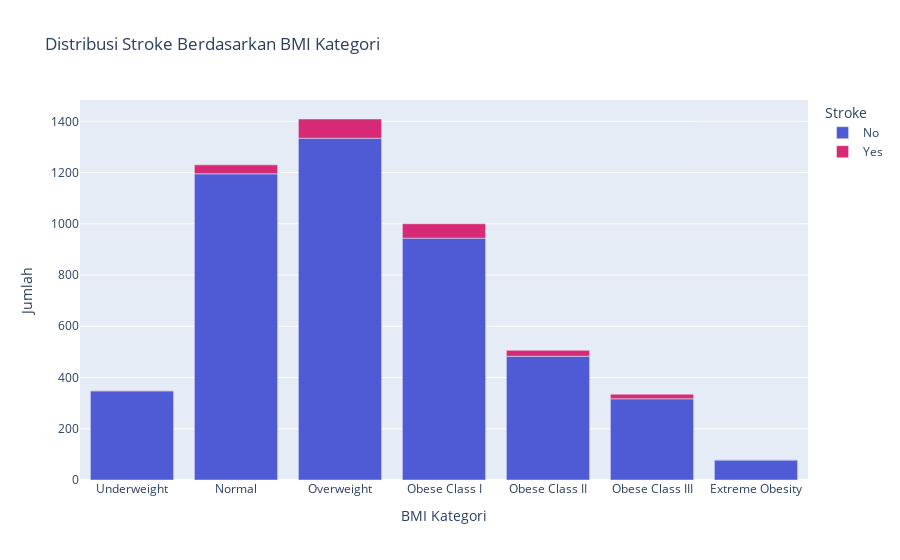

Notebook code for this chart:
### Code cell
bmi_stroke_counts = df_eda.groupby(['bmi_kat', 'stroke']).size().reset_index(name='Count')
fig = px.bar(bmi_stroke_counts, x='bmi_kat', y='Count', color='stroke',
             title='Distribusi Stroke Berdasarkan BMI Kategori',
             labels={'bmi_kat': 'BMI Kategori', 'Count': 'Count', 'stroke': 'Stroke'},
             color_discrete_sequence = custom_colors )
fig.update_layout(xaxis_title='BMI Kategori', yaxis_title='Jumlah', legend_title='Stroke')
fig.show()

### Figure 1 — Plotly figure (JSON) as saved in the notebook; plotly's stock layout.template omitted (floating-point values rounded to 4 significant figures)
{"data": [{"alignmentgroup": "True", "hovertemplate": "Stroke=No<br>BMI Kategori=%{x}<br>Count=%{y}<extra></extra>", "legendgroup": "No", "marker": {"color": "#4f5bd5", "pattern": {"shape": ""}}, "name": "No", "offsetgroup": "No", "orientation": "v", "showlegend": true, "textposition": "auto", "type": "bar", "x": ["Underweight", "Normal", "Overweight", "Obese Class I", "Obese Class II", "Obese Class III", "Extreme Obesity"], "xaxis": "x", "y": [348, 1195, 1334, 944, 483, 317, 78], "yaxis": "y"}, {"alignmentgroup": "True", "hovertemplate": "Stroke=Yes<br>BMI Kategori=%{x}<br>Count=%{y}<extra></extra>", "legendgroup": "Yes", "marker": {"color": "#d62976", "pattern": {"shape": ""}}, "name": "Yes", "offsetgroup": "Yes", "orientation": "v", "showlegend": true, "textposition": "auto", "type": "bar", "x": ["Underweight", "Normal", "Overweight", "Obese Class I", "Obese Class II", "Obese Class III", "Extreme Obesity"], "xaxis": "x", "y": [1, 35, 75, 56, 23, 18, 1], "yaxis": "y"}], "layout": {"barmode": "relative", "legend": {"title": {"text": "Stroke"}, "tracegroupgap": 0}, "title": {"text": "Distribusi Stroke Berdasarkan BMI Kategori"}, "xaxis": {"anchor": "y", "domain": [0, 1], "title": {"text": "BMI Kategori"}}, "yaxis": {"anchor": "x", "domain": [0, 1], "title": {"text": "Jumlah"}}}}
